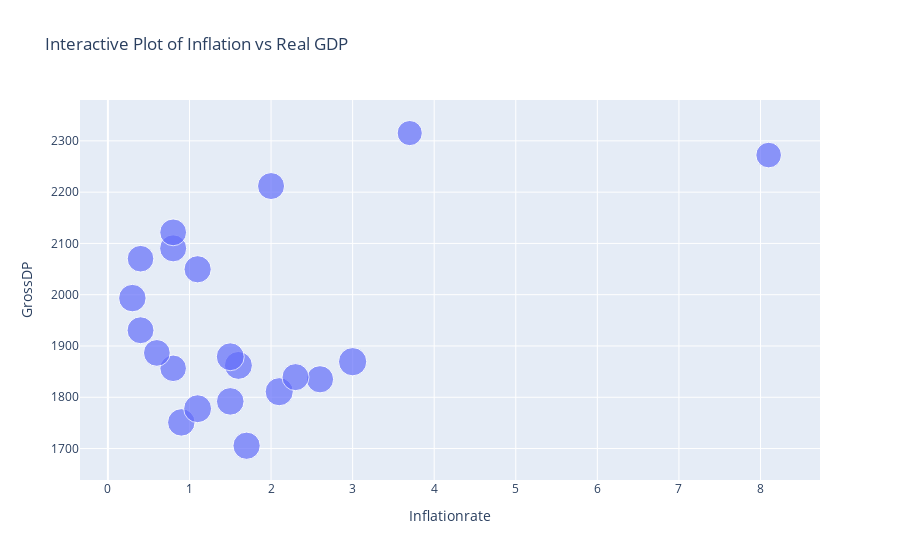

Notebook source saved alongside this figure:
### Markdown cell above
### Interactive plot to explore relationships in the data

### Code cell
dp.interactive_plot(data)

### Figure 1 — Plotly figure (JSON) as saved in the notebook; plotly's stock layout.template omitted (floating-point values rounded to 4 significant figures)
{"data": [{"hovertemplate": "<b>%{hovertext}</b><br><br>Inflationrate=%{x}<br>GrossDP=%{y}<br>Fertilityrate=%{marker.size}<extra></extra>", "hovertext": [2003, 2004, 2005, 2006, 2007, 2008, 2009, 2010, 2011, 2012, 2013, 2014, 2015, 2016, 2017, 2018, 2019, 2020, 2021, 2022, 2023], "legendgroup": "", "marker": {"color": "#636efa", "size": [1760.0, 1785.0, 1802.0, 1848.0, 1844.0, 1889.0, 1840.0, 1871.0, 1752.0, 1729.0, 1669.0, 1691.0, 1714.0, 1785.0, 1752.0, 1730.0, 1699.0, 1675.0, 1724.0, 1553.0, 1496.0], "sizemode": "area", "sizeref": 4.722, "symbol": "circle"}, "mode": "markers", "name": "", "orientation": "v", "showlegend": false, "type": "scatter", "x": [1.7, 0.9, 1.5, 1.6, 1.5, 3, 1.1, 2.1, 2.6, 2.3, 0.8, 0.6, 0.4, 0.3, 1.1, 0.8, 0.8, 0.4, 2, 8.1, 3.7], "xaxis": "x", "y": [1706.0, 1751, 1792, 1862.0, 1879, 1869.0, 1778.0, 1811.0, 1835.0, 1839.0, 1856.0, 1886.0, 1931.0, 1993.0, 2050.0, 2090.0, 2122.0, 2070.0, 2212.0, 2272.0, 2315.0], "yaxis": "y"}], "layout": {"legend": {"itemsizing": "constant", "tracegroupgap": 0}, "title": {"text": "Interactive Plot of Inflation vs Real GDP"}, "xaxis": {"anchor": "y", "domain": [0, 1], "title": {"text": "Inflationrate"}}, "yaxis": {"anchor": "x", "domain": [0, 1], "title": {"text": "GrossDP"}}}}
